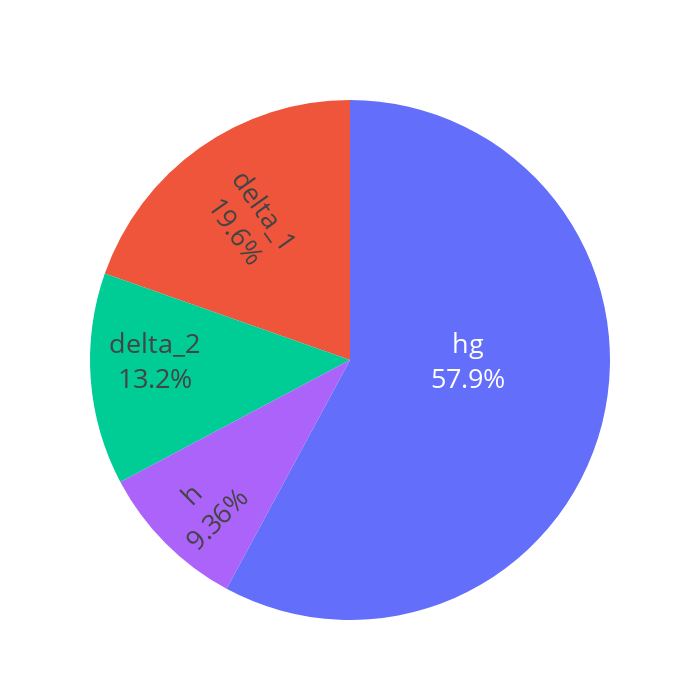

Here is the notebook cell this chart was saved with:
### Code cell
# Jena-Olaf Delfs 2011
from openturns.usecases import ishigami_function
import openturns as ot
import openturns.viewer as viewer
from matplotlib import pylab as plt
import numpy as np
import plotly.graph_objs as go
ot.Log.Show(ot.Log.NONE)


ot.RandomGenerator.SetSeed(0)
formula = ['delta_1*(2.71828128*(delta_2*(h-hg)))'] 

model = ot.SymbolicFunction(['delta_1', 'delta_2', 'h', 'hg'], formula)
distributions = [ot.Uniform(1e-1, 1), # Λ1 and Λ2 are parameters and implemented into OGS code.
                 ot.Uniform(0.005, 0.1), 
                 ot.Uniform(1, 5), # h = H + b the water height in the river
                 ot.Uniform(1, 10)] # water table height
distribution = ot.ComposedDistribution(distributions)
print(distribution)
sensitivityAnalysis = ot.FAST(model, distribution, 101)
print(sensitivityAnalysis.getFirstOrderIndices())


y = np.array(sensitivityAnalysis.getFirstOrderIndices())
mylab=['delta_1', 'delta_2', 'h', 'hg']
# Set options for the pie chart size
pie_width = 700
pie_height = 700

# Create Plotly pie chart
fig = go.Figure(data=[go.Pie(labels=mylab,
                             values=y,
                             text=y,
                             textinfo='label+percent',
                             insidetextorientation='radial',
                             textfont=dict(size=27), # set font size for all text
                             showlegend=False)]) # remove the legend

fig.update_layout(
    autosize=False,  # disable auto-sizing
    width=pie_width,  # set width
    height=pie_height,  # set height
)
fig.show()

### Figure 1 — Plotly figure (JSON) as saved in the notebook; plotly's stock layout.template omitted (floating-point values rounded to 4 significant figures)
{"data": [{"insidetextorientation": "radial", "labels": ["delta_1", "delta_2", "h", "hg"], "showlegend": false, "text": [0.1713, 0.1151, 0.08182, 0.5058], "textfont": {"size": 27}, "textinfo": "label+percent", "type": "pie", "values": [0.1713, 0.1151, 0.08182, 0.5058]}], "layout": {"autosize": false, "height": 700, "width": 700}}
